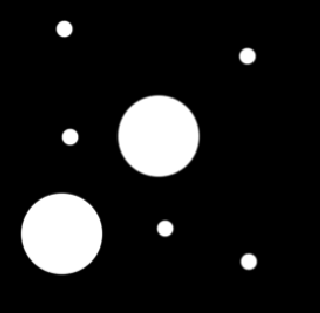
#> input picture 4-opening_closing/image.PNG, 320 x 313 px
$ python opening.py
#> lines starting #> are read from the running program, lines starting #| are printed output that depends on the picture
import cv2

#original image
image = cv2.imread("image.PNG")
#> image is the input picture: shape (313, 320, 3); min 0, max 255, mean 29

#opening es erode after dilate
kernel_size = (9, 9)
kernel_core = cv2.getStructuringElement(cv2.MORPH_ELLIPSE, kernel_size)

erode_img = cv2.erode(image, kernel_core, iterations=1)
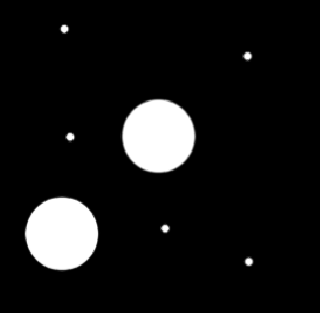
#> erode_img: shape (313, 320, 3); min 0, max 255, mean 21.9
dilate_img = cv2.erode(erode_img, kernel_core, iterations=1)
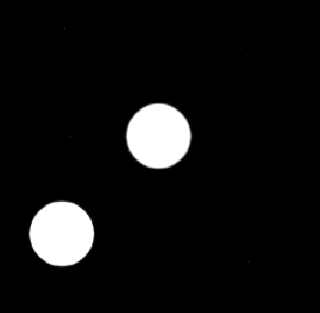
#> dilate_img: shape (313, 320, 3); min 0, max 255, mean 16.7

"""morph operations"""
imageMorphClosed = cv2.morphologyEx(image, cv2.MORPH_CLOSE, kernel_core)

#display
cv2.imshow("image", image)
cv2.imshow("erode", erode_img)
cv2.imshow("dilate", dilate_img)
cv2.imshow("morph", imageMorphClosed)
cv2.waitKey(0)
cv2.destroyAllWindows()
